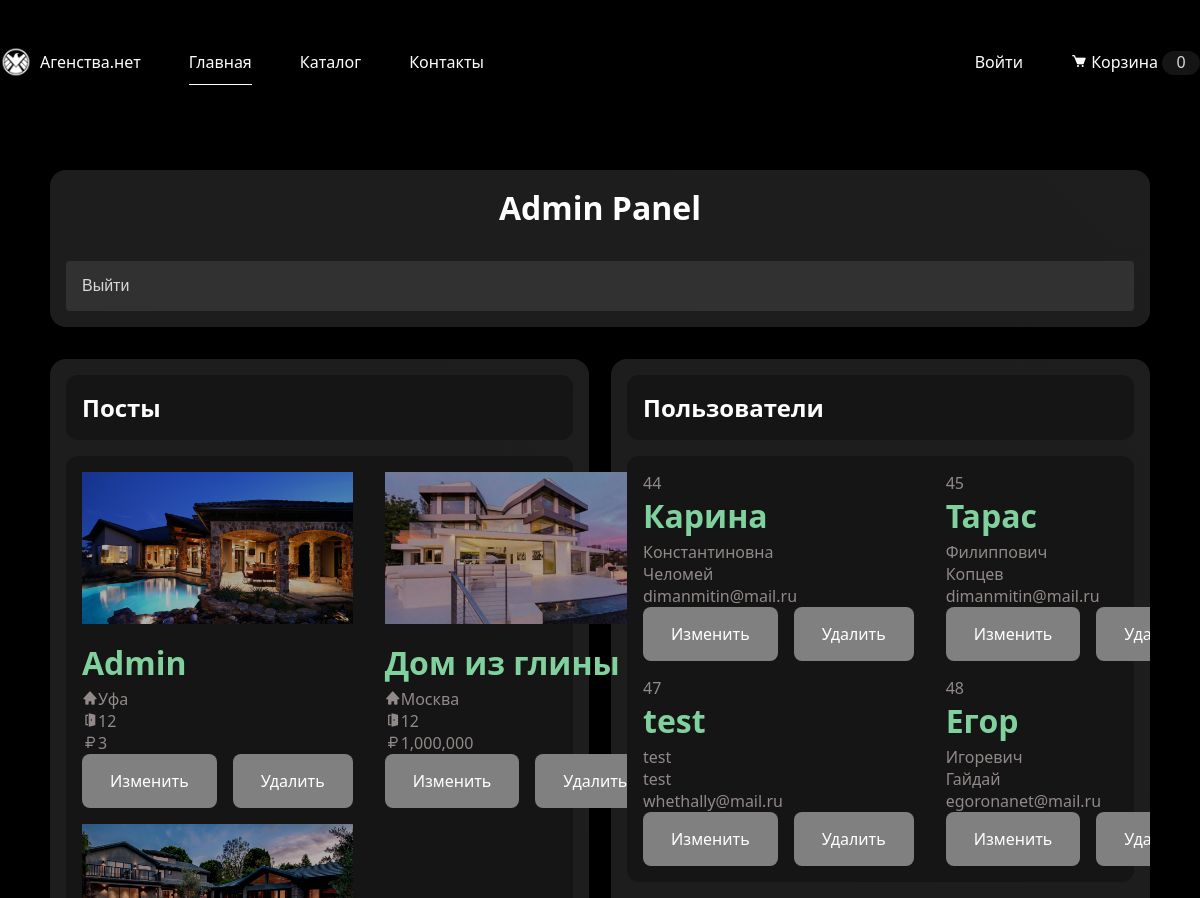
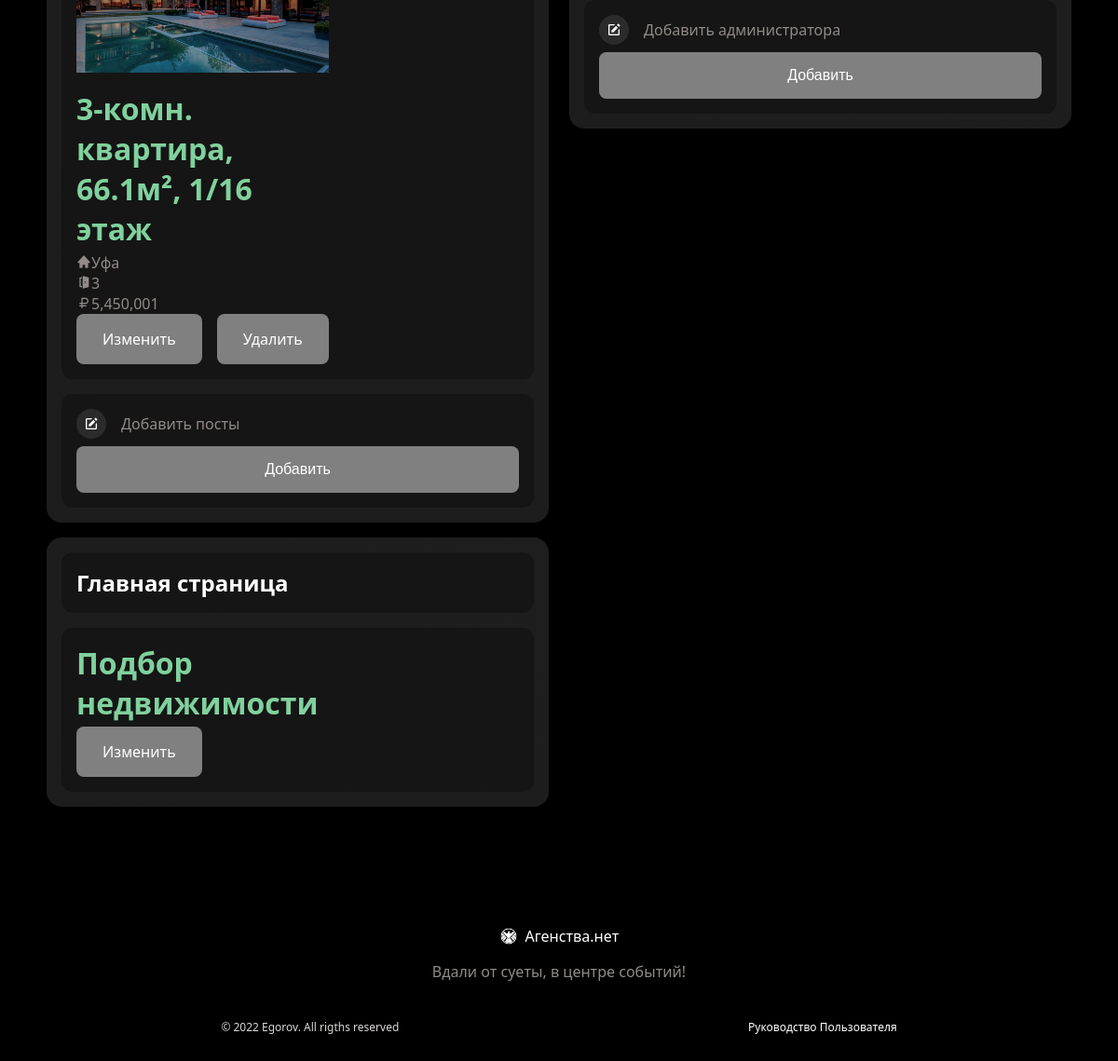
/admin.php (signed in), run on the app's committed database (2 pictures, top to bottom).
### tables this page shows
CREATE TABLE `items` (
  `id_item` int NOT NULL,
  `image` text NOT NULL,
  `name` varchar(255) NOT NULL,
  `city` varchar(256) NOT NULL,
  `price` int NOT NULL,
  `description` text NOT NULL,
  `street` varchar(256) NOT NULL,
  `material` varchar(256) NOT NULL,
  `balcony` varchar(256) NOT NULL,
  `area` varchar(255) NOT NULL,
  `floor` int NOT NULL,
  `max_floor` int NOT NULL,
  `year` int NOT NULL,
  `bedrooms` int NOT NULL,
  `height` varchar(255) NOT NULL,
  `id_User` int NOT NULL
);

CREATE TABLE `users` (
  `id_User` int NOT NULL,
  `login` varchar(255) NOT NULL,
  `password` varchar(255) NOT NULL,
  `first_Name` varchar(255) NOT NULL,
  `middle_Name` varchar(255) NOT NULL,
  `last_Name` varchar(255) NOT NULL,
  `phone` varchar(255) NOT NULL,
  `email` varchar(255) NOT NULL,
  `date_of_birthday` varchar(255) NOT NULL,
  `place_of_birth` varchar(255) NOT NULL,
  `passport` varchar(255) NOT NULL,
  `passport_issued` varchar(255) NOT NULL,
  `passport_date` varchar(255) NOT NULL,
  `passport_code` varchar(255) NOT NULL,
  `address` varchar(255) NOT NULL,
  `avatar` text
);

CREATE TABLE `index` (
  `id_index` int NOT NULL,
  `index_name` varchar(255) NOT NULL
);

### admin.php (the view, shortened to what this page needs)
<?php
include("datebase.php");
?>
<!DOCTYPE html>
<html lang="en">
<head>
    <link rel="stylesheet" href="https://cdn.jsdelivr.net/npm/boxicons@latest/css/boxicons.min.css" />
    <link rel="stylesheet" href="/assets/css/main.css" />
</head>
<body>
    <?php include("header.php"); ?>
    <main class="main">
        <section class="section panel container" id="panel">
            <div class="welcome">
                <h2 class="section__title">
                    Admin Panel
                </h2>
                <form action="logout-admin.php" method="post">
                    <input class="panel__login" type="submit" value="Выйти">
                </form>
            </div>
        </section>
        <section class="container">
            <div class="account">
                <div class="account-content">
                    <div class="input-container-profile">
                        <div class="input-item">
                            <h1>Посты</h1>
                        </div>
                        <div class="input-item">
                            <div class="category__container container grid">
                                <?php
$sql = "SELECT * FROM items";
$res = mysqli_query($db, $sql);
if (mysqli_num_rows($res) > 0) {
    foreach ($res as $item) { ?>
                                <div class="category__data">
                                    <img src="<?=$item['image'] ?>"
                                        alt="" class="category__img" />
                                    <h3 class="category__title"><?=$item['name'] ?>
                                    </h3>
                                    <p class="category__description">
                                        <i class="bx bxs-home"></i><?=$item['city'] ?>
                                    </p>
                                    <p class="category__description">
                                        <i class="bx bxs-door-open"></i><?=$item['bedrooms'] ?>
                                    </p>
                                    <p class="category__description">
                                        <i class="bx bx-ruble"></i><?=number_format($item['price']); ?>
                                    </p>
                                    <div class="addInfo">
                                        <a id="post_edit" class="button"
                                            href="update-admin.php?id=<?=$item['id_item']?>">Изменить</a>
                                        <a id="post_delete" class="button"
                                            href="delete-admin.php?id=<?=$item['id_item']?>">Удалить</a>
                                    </div>
                                </div>
                                <?php
    }
} else {
    echo "<i class='bx bx-sad' style='text-align: center;'></i>";
    echo "<i class='bx bx-sad' style='text-align: center;'></i>";
}
?>
                            </div>
                        </div>
                        <div class="input-item">
                            <div class="infos">
                                <div class="input-group">
                                    <div class="account-text">
                                        <div class="icon">
                                            <i class='bx bxs-edit'></i>
                                        </div>
                                        <p class="title">Добавить посты</p>
                                    </div>
                                    <div class="account-group">
                                        <input type="button" class="button" id="post_add" value="Добавить">
                                    </div>
                                </div>
                            </div>
                        </div>
                    </div>
                </div>
                <div class="account-content">
                    <div class="input-container-profile">
                        <div class="input-item">
                            <h1>Пользователи</h1>
                        </div>
                        <div class="input-item">
                            <div class="category__container container grid">
                                <?php
$sql = "SELECT * FROM users";
$res = mysqli_query($db, $sql);
if (mysqli_num_rows($res) > 0) {
    foreach ($res as $item) { ?>
                                <div class="category__data">
                                    <p class="category__description">
                                        <?=$item['id_User'] ?>
                                    </p>
                                    <h3 class="category__title"><?=$item['first_Name'] ?>
                                    </h3>
                                    <p class="category__description">
                                        <?=$item['middle_Name'] ?>
                                    </p>
                                    <p class="category__description">
                                        <?=$item['last_Name'] ?>
                                    </p>
                                    <p class="category__description">
                                        <?=$item['email']; ?>
                                    </p>
                                    <div class="addInfo">
                                        <a id="user_edit" class="button"
                                            href="admin-update-user.php?id=<?=$item['id_User']?>">Изменить</a>
                                        <a id="user_delete" class="button"
                                            href="admin-delete-user.php?id=<?=$item['id_User']?>">Удалить</a>
                                    </div>
                                </div>
                                <?php
    }
} else {
    echo "<i class='bx bx-sad' style='text-align: center;'></i>";
    echo "<i class='bx bx-sad' style='text-align: center;'></i>";
}
?>
                            </div>
                        </div>
                        <div class="input-item">
                            <div class="infos">
                                <div class="input-group">
                                    <div class="account-text">
                                        <div class="icon">
                                            <i class='bx bxs-edit'></i>
                                        </div>
                                        <p class="title">Добавить администратора</p>
                                    </div>
                                    <div class="account-group">
                                        <input type="button" class="button" id="user_add" value="Добавить">
                                    </div>
                                </div>
                            </div>
                        </div>
                    </div>
                </div>
                <div class="account-content">
                    <div class="input-container-profile">
                        <div class="input-item">
                            <h1>Главная страница</h1>
                        </div>
                        <div class="input-item">
                            <div class="category__container container grid">
                                <?php
$sql = "SELECT * FROM `index`";
$res = mysqli_query($db, $sql);
if (mysqli_num_rows($res) > 0) {
    foreach ($res as $item) { ?>
                                <div class="category__data">
                                    <h3 class="category__title"><?=$item['index_name'] ?>
                                    </h3>
                                    <div class="addInfo">
                                        <a id="user_edit" class="button"
                                            href="update_index-admin.php?id=<?=$item['id_User']?>">Изменить</a>
                                    </div>
                                </div>
                                <?php
    }
} else {
    echo "<i class='bx bx-sad' style='text-align: center;'></i>";
    echo "<i class='bx bx-sad' style='text-align: center;'></i>";
}
?>
                            </div>
                        </div>
                    </div>
                </div>
            </div>
        </section>
    </main>
    <?php include("footer.php"); ?>
</body>
</html>

### data on the page
items: image (picture), name "Admin", city "Уфа", bedrooms "12", price "3"
items: image (picture), name "Дом из глины", city "Москва", bedrooms "12", price "1,000,000"
items: image (picture), name "3-комн. квартира, 66.1м², 1/16 этаж", city "Уфа", bedrooms "3", price "5,450,001"
users: id_User "44", first_Name "Карина", middle_Name "Константиновна", last_Name "Челомей", email "dimanmitin@mail.ru"
users: id_User "45", first_Name "Тарас", middle_Name "Филиппович", last_Name "Копцев", email "dimanmitin@mail.ru"
users: id_User "47", first_Name "test", middle_Name "test", last_Name "test", email "whethally@mail.ru"
users: id_User "48", first_Name "Егор", middle_Name "Игоревич", last_Name "Гайдай", email "egoronanet@mail.ru"
index: index_name "Подбор недвижимости"
